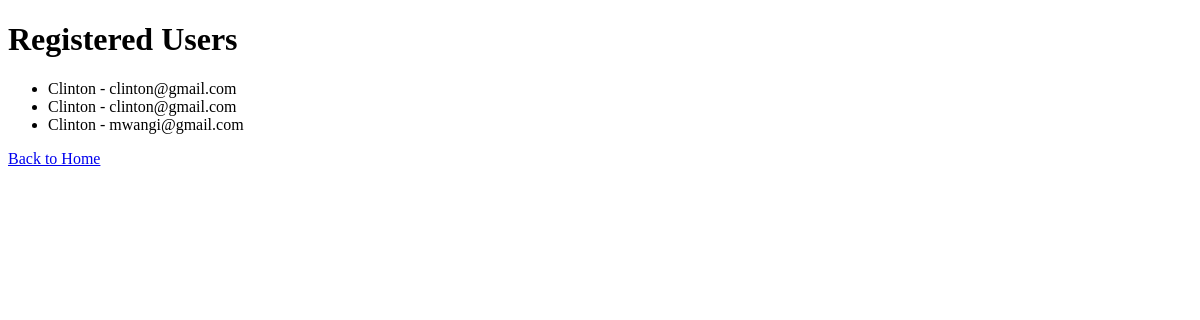
/accounts/users/, run on an earlier commit of the app's database.
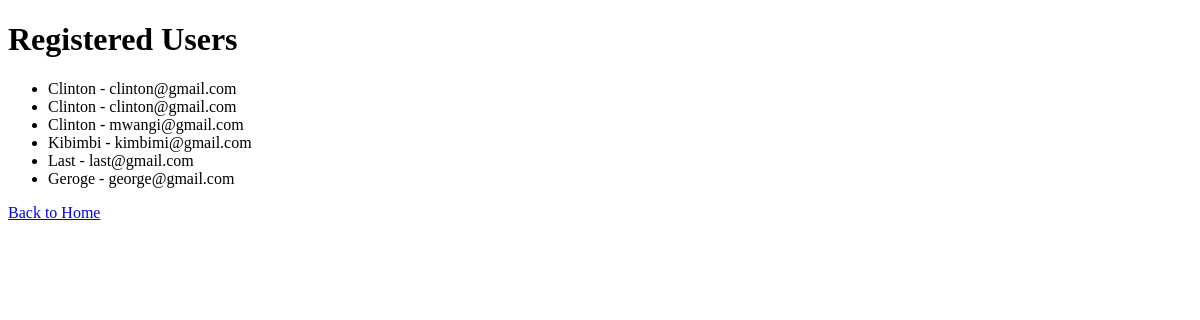
And on a later commit of the database.
### accounts/models.py (models this page shows, shortened)
class Users(models.Model):
    username = models.CharField(max_length=100)
    email = models.EmailField()
    password = models.CharField(max_length=100)

### accounts/views.py (the view)
# urls.py: path('users/', views.View_users, name = 'view_users')
def View_users(request):
    users = Users.objects.all()
    return render(request, 'view_users.html', {'users': users})

### accounts/templates/view_users.html (shortened to what this page needs)
<!DOCTYPE html>
<html lang="en">
<head>
</head>
<body>
    <h1>Registered Users</h1>
    <ul>
        {% for user in users %}
        <li> {{ user.username|capfirst }} - {{ user.email }} </li>
        {% empty %}
        <li> No users found. </li>
        {% endfor %}
    </ul>
    <a href="/">Back to Home </a>
</body>
</html>

What changed in the data, as far as the page shows it:
added Users: username "Kibimbi", email "kimbimi@gmail.com"
added Users: username "Last", email "last@gmail.com"
added Users: username "Geroge", email "george@gmail.com"
